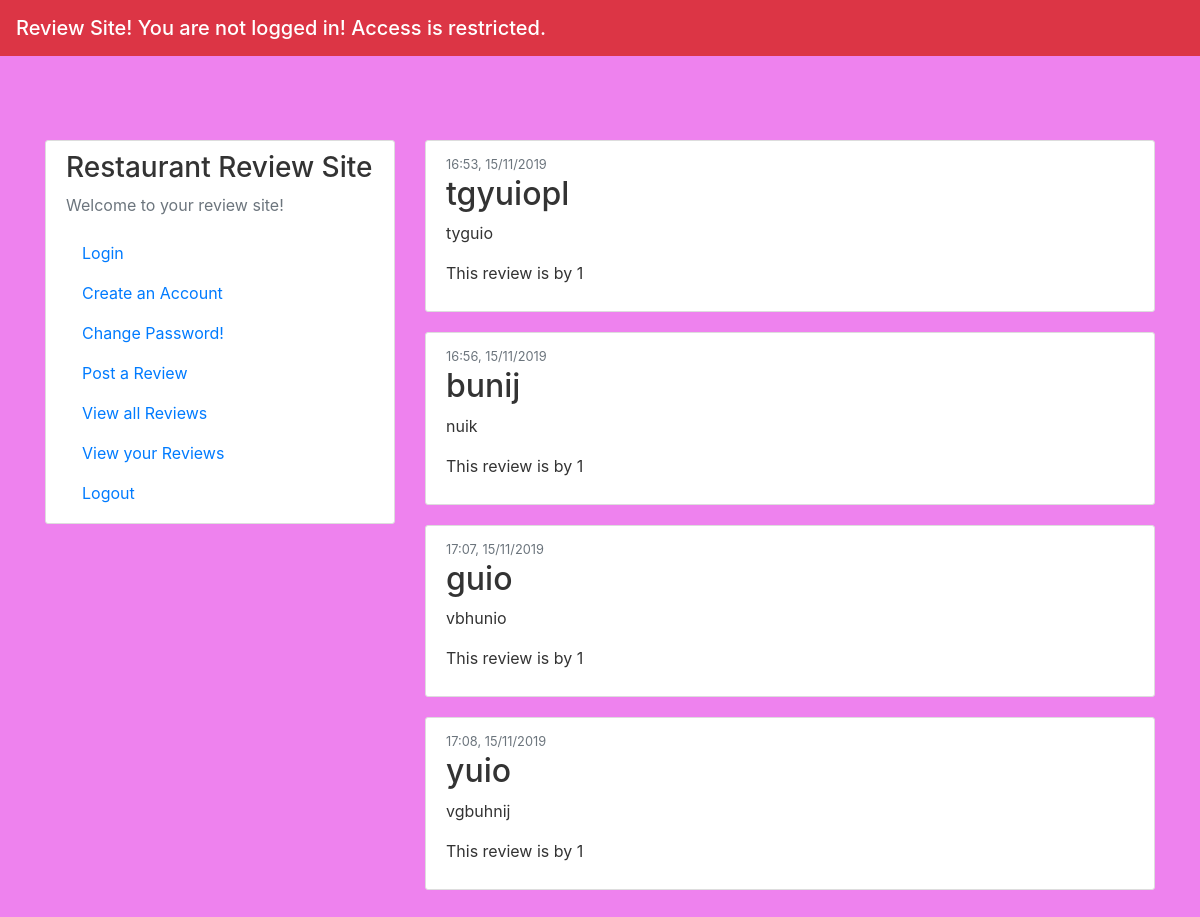
The page /view_all on the database as committed earlier.
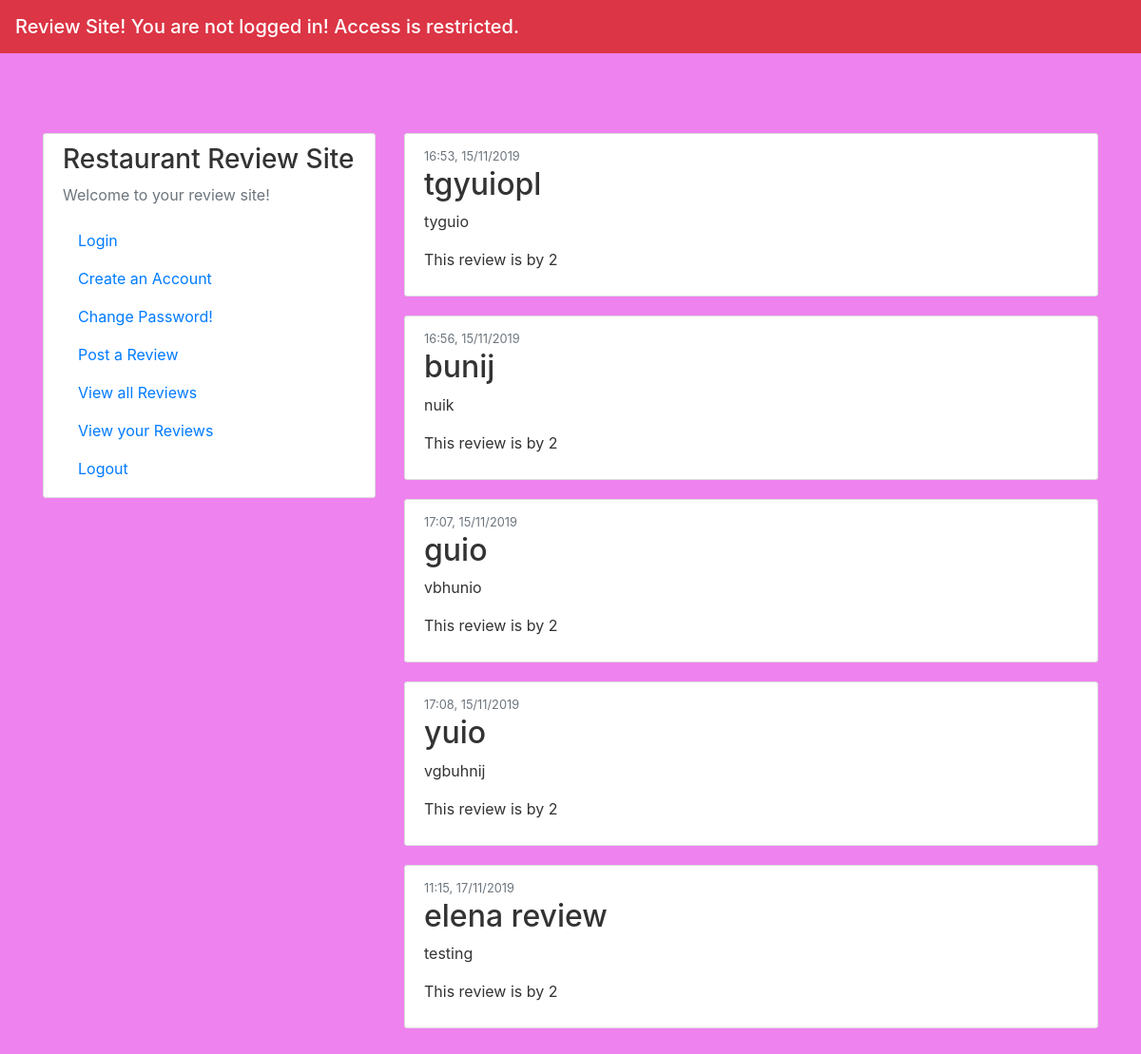
The same page on the database as committed later.
### app/models.py (models this page shows, shortened)
class Items(db.Model):
    id = db.Column(db.Integer, primary_key=True)
    restaurant = db.Column(db.String(20), unique=False, nullable=False)
    content = db.Column(db.String(120), unique=True, nullable=False)
    date_posted = db.Column(db.DateTime, nullable=False, default=datetime.utcnow)
    location_long = db.Column(db.String(120), unique=False, nullable=True)
    location_lat = db.Column(db.String(120), unique=False, nullable=True)
    user_id = db.Column(db.Integer, db.ForeignKey('accounts.id'), nullable=False)

### app/views.py (the view)
@app.route("/view_all")
def view_all():
    posts = Items.query.all()
    for item in posts:
        name_id = "This review is by " + str(item.user_id)
    return render_template('view_all.html', posts=posts, review_name=name_id)

### app/templates/view_all.html
{% extends "index.html" %}
{% block content %}
    {% for post in posts %}
        <article class="media content-section">
          <div class="media-body">
            <div class="article-metadata">
                <small class="text-muted">{{ post.date_posted.strftime("%H:%M, %d/%m/%Y") }} </small>
            </div>
            <h2><a class="article-title">{{ post.restaurant }}</a> </h2>
            <p class="article-content">{{ post.content }}</p>
            <p class="article-content">{{ review_name }}</p>
          </div>
        </article>
    {% endfor %}
{% endblock content %}

### app/templates/index.html (shortened to what this page needs)
<!DOCTYPE html>
<html lang="en">
  <head>
      <link rel="stylesheet" href="https://maxcdn.bootstrapcdn.com/bootstrap/4.0.0/css/bootstrap.min.css">
      <link rel="stylesheet" type="text/css" href="{{ url_for('static', filename='main.css') }}">
  </head>
  <body>
      <header class="site-header">
      <nav class="navbar navbar-dark bg-primary fixed-top bg-danger">
        <span class="navbar-brand mb-0 h1"> Review Site!
          {% if current_user.is_authenticated %}
          Hi {{ current_user.username }} you are logged in!
          {% else %}
          You are not logged in! Access is restricted.
          {% endif %}
        </span>
      </nav>
      </header>
      <main class="container">
        <div class="row">
          <div class="col-md-4">
            <div class="content-section">
              <h3> Restaurant Review Site</h3>
              <p class='text-muted'>Welcome to your review site! </p>
                <ul class="list-group">
                  <li><a class="nav-item nav-link" href="/login">Login</a> </li>
                  <li><a class="nav-item nav-link" href="/register">Create an Account</a></li>
                  <li><a class="nav-item nav-link" href="/password_change">Change Password!</a></li>
                  <li><a class="nav-item nav-link" href="/post_rev">Post a Review</a></li>
                  <li><a class="nav-item nav-link" href="/view_all">View all Reviews</a></li>
                  <li><a class="nav-item nav-link" href="/view_user">View your Reviews</a></li>
                  <li><a class="nav-item nav-link" href="/logout" >Logout</a></li>
                </ul>
            </div>
          </div>
          <div class="col-md-8">
            {% block content %}{% endblock %}
          </div>
        </div>
      </main>
  </body>
</html>

### app/static/main.css (style rules this page uses)
body { background: #61B2E3; color: #333333; margin-top: 5rem; padding: 60px 0; background-color: rgb(238, 130, 238); }
.content-section { background: #ffffff; padding: 10px 20px; border: 1px solid #dddddd; border-radius: 3px; margin-bottom: 20px; }
ul { list-style-type:none; }

Rows that differ between the two databases and show on the page:
computed for Items "tgyuiopl": review_name "This review is by 1" → "This review is by 2"
computed for Items "bunij": review_name "This review is by 1" → "This review is by 2"
computed for Items "guio": review_name "This review is by 1" → "This review is by 2"
computed for Items "yuio": review_name "This review is by 1" → "This review is by 2"
added Items: date_posted "11:15, 17/11/2019", restaurant "elena review", content "testing", review_name "This review is by 2"
